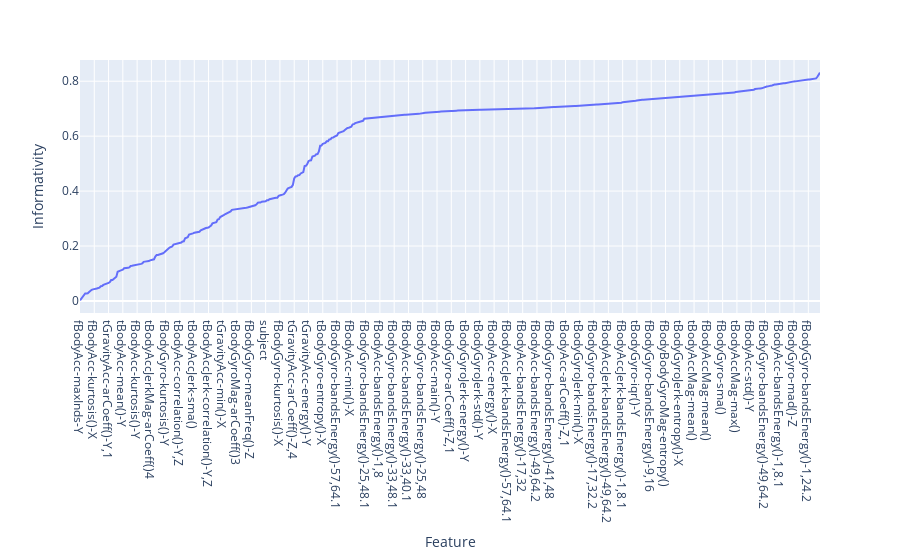

Source (notebook cell):
### Code cell
px.line(spearman, x='Feature', y='Informativity')

### Figure 1 — Plotly figure (JSON) as saved in the notebook; plotly's stock layout.template omitted (floating-point values rounded to 4 significant figures; data arrays with more than 128 entries replaced by an {"elided": "..."} marker saying what was removed)
{"data": [{"hovertemplate": "Feature=%{x}<br>Informativity=%{y}<extra></extra>", "legendgroup": "", "line": {"color": "#636efa", "dash": "solid"}, "mode": "lines", "name": "", "orientation": "v", "showlegend": false, "type": "scatter", "x": {"elided": "571 str values"}, "xaxis": "x", "y": {"elided": "571 float values"}, "yaxis": "y"}], "layout": {"legend": {"tracegroupgap": 0}, "margin": {"t": 60}, "xaxis": {"anchor": "y", "domain": [0, 1], "title": {"text": "Feature"}}, "yaxis": {"anchor": "x", "domain": [0, 1], "title": {"text": "Informativity"}}}}
